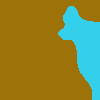
Frame 1 (no input)
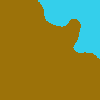
Frame 60 (the mouse pressed at the canvas centre just before this capture)
Frame 120 (the mouse held since frame 60 and released just before this capture): identical to frame 60, image omitted

The Processing sketch that drew these frames (run headless with seeded random() and noise(); from frame 60 on, the mouse is pressed at the canvas centre):

// Processing sketch: noise
// ── noise.pde
/*
  Programme réalisé par Thomas CIANFARANI.
  
  Objectifs : - mieux comprendre le perlin noise en le mettant en application
              - prototyper la génération de map pour le projet ECOSIM
              
  Détails sur la génération : 
 
  Une map ne peut être composée que de 4 type de cases : 
    - Case d'eau
    - Case terrestre produisant de la nourriture
    - Case terrestre ne produisant pas de nourriture
    - Case terrestre présentant un obstacle (inaccessible et pas de nourriture)
  
  L'utilisateur est libre de choisir certains paramètres influant sur la génération :
    - La taille de la map
    - Le % de case d'eau
    - Le % de cases terrestres produisant de la nourriture parmis le nombre de cases terrestres
*/

MapGenerator mg;

void setup() { 
  mg = new MapGenerator(100,100,.2,.3);
  mg.generateMap();
  mg.displayMap();
}

void draw() {  
  
}

void mousePressed(){
  noiseSeed((int)random(999999));  
  mg.generateMap();
  mg.displayMap();
}

// ── MapGenerator.pde
import java.util.Arrays;

public class MapGenerator {
  
  // % de cases d'eau  
  public float waterTilesPercentage;
  
  // % de cases produisant de la nourriture parmis le nb de cases terrestres  
  public float foodTilesPercentage;
  
  // Couleurs représentant les tiles
  color waterTileColor, foodTileColor, emptyTileColor, obstacleTileColor;
  // Valeur utilisée pour le parcours du perlin noise
  float increment = 0.01;
  
  float[][] noiseValues;
  float[] noiseValuesOneDimension;
  float waterThreshold;
  
  // Constructeur initialisant les paramètres de la génération
  public MapGenerator(int w, int h, float waterPerc, float foodPerc) {
    // Init variables utilisateur
    size(w, h);
    waterTilesPercentage = waterPerc;
    foodTilesPercentage = foodPerc;
    
    // Init variables génération
    noiseValues = new float[w][h];
    noiseValuesOneDimension = new float[w * h];
    waterTileColor = color(52, 207, 235);
    foodTileColor = color(229, 235, 52);
    emptyTileColor = color(156, 114, 9);
    obstacleTileColor = color(125, 125, 125);
  }
  
  // Génère la map à partir des paramètres initialisés
  public void generateMap() {    
    // Init génération
    loadPixels();
    float xoff = 0.0;
    int i = 0;
    
    // Parcours horizontal
    for (int x = 0; x < width; x++) {
      xoff += increment;   // Increment xoff 
      float yoff = 0.0;   // For every xoff, start yoff at 0
      
      // Parcours vertical
      for (int y = 0; y < height; y++) {
        yoff += increment; // Increment yoff           
        float noiseVal = noise(xoff, yoff);
        
        noiseValues[x][y] = noiseVal;
        noiseValuesOneDimension[i] = noiseVal;
        i++;
      }
    }
    
    // Determine thresholds : on trie le tableau à une dimension puis on sélectionne la valeur 
    // à l'index associé au pourcentage de tile de type eau par exemple
    Arrays.sort(noiseValuesOneDimension);
    waterThreshold = noiseValuesOneDimension[(int)(noiseValuesOneDimension.length * waterTilesPercentage)];
   // for (int j = 0; j < noiseValuesOneDimension.length; j++) {
      //println(noiseValuesOneDimension[j]);  
  //  }
  }
  
  // Affiche la map à l'écran
  public void displayMap() {
    // Enregistrement des nouvelles valeurs des pixels
    for (int x = 0; x < width; x++) {
      for (int y = 0; y < height; y++) {
        if (noiseValues[x][y] < waterThreshold) {
          pixels[x+y*width] = waterTileColor;
        } 
        else {
          pixels[x+y*width] = emptyTileColor;
        }
          
      }
    }
    
     /*   if (noiseVal < waterTilesPercentage) {
          pixels[x+y*width] = waterTileColor;
        } 
        else if (noiseVal < waterTilesPercentage + .10) {
          pixels[x+y*width] = obstacleTileColor;
        } 
        else if (noiseVal < waterTilesPercentage + .10 + (1 - (waterTilesPercentage + .10)) * foodTilesPercentage) {
          pixels[x+y*width] = foodTileColor;
        }        
        else {
          pixels[x+y*width] = emptyTileColor;
        }*/
    
    // Affichage des pixels
    updatePixels();
  }
  
}
